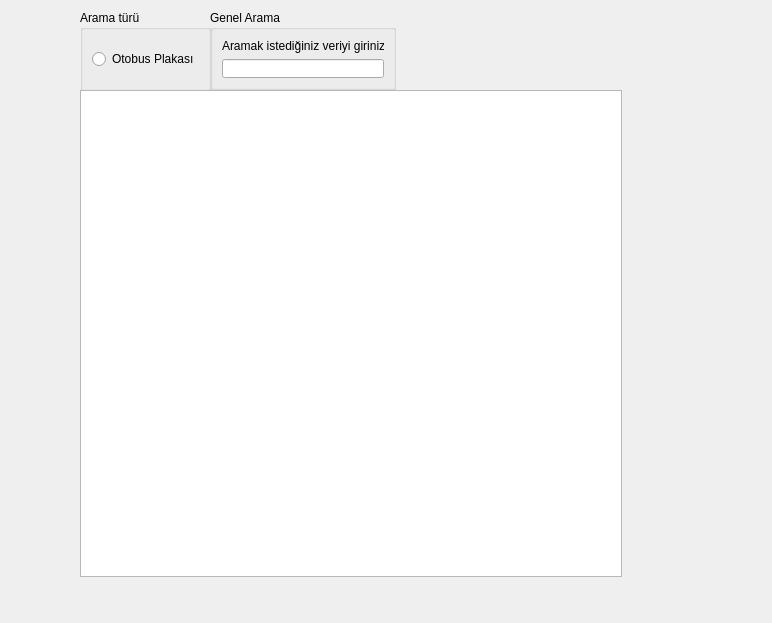
<?xml version="1.0" encoding="UTF-8"?>
<ui version="4.0">
 <class>IsletmeListeFormu</class>
 <widget class="QWidget" name="IsletmeListeFormu">
  <property name="geometry">
   <rect>
    <x>0</x>
    <y>0</y>
    <width>772</width>
    <height>623</height>
   </rect>
  </property>
  <property name="windowTitle">
   <string>Form</string>
  </property>
  <widget class="QGroupBox" name="grparama">
   <property name="geometry">
    <rect>
     <x>80</x>
     <y>10</y>
     <width>131</width>
     <height>81</height>
    </rect>
   </property>
   <property name="title">
    <string>Arama türü</string>
   </property>
   <layout class="QGridLayout" name="gridLayout">
    <item row="0" column="0">
     <widget class="QRadioButton" name="radioButton">
      <property name="text">
       <string>Otobus Plakası</string>
      </property>
     </widget>
    </item>
   </layout>
  </widget>
  <widget class="QGroupBox" name="groupBox">
   <property name="geometry">
    <rect>
     <x>210</x>
     <y>10</y>
     <width>186</width>
     <height>80</height>
    </rect>
   </property>
   <property name="title">
    <string>Genel Arama</string>
   </property>
   <layout class="QGridLayout" name="gridLayout_2">
    <item row="0" column="0">
     <widget class="QLabel" name="label">
      <property name="text">
       <string>Aramak istediğiniz veriyi giriniz.</string>
      </property>
     </widget>
    </item>
    <item row="1" column="0">
     <widget class="QLineEdit" name="lineEdit"/>
    </item>
   </layout>
  </widget>
  <widget class="QTableWidget" name="tblIsletmeListesi">
   <property name="geometry">
    <rect>
     <x>80</x>
     <y>90</y>
     <width>542</width>
     <height>487</height>
    </rect>
   </property>
  </widget>
 </widget>
 <resources/>
 <connections/>
</ui>
